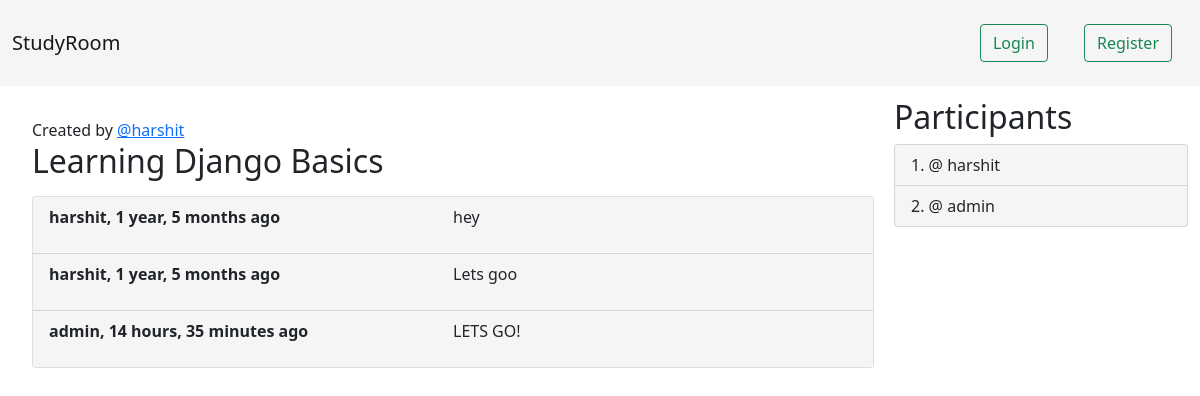
/room/1, run on the app's committed database.
### base/models.py (models this page shows, shortened)
class Room(models.Model):
    host = models.ForeignKey(User, on_delete=models.SET_NULL, null=True)
    topic = models.ForeignKey(Topic, on_delete=models.SET_NULL, null=True)
    name = models.CharField(max_length=200, unique=True)
    description = models.TextField(null=True, blank=True)
    updated_at = models.DateTimeField(auto_now=True)
    created_at = models.DateTimeField(auto_now_add=True)
    participants = models.ManyToManyField(User, related_name='participants')

class Message(models.Model):
    user = models.ForeignKey(User, on_delete=models.CASCADE)
    room = models.ForeignKey(Room, on_delete=models.CASCADE)
    body = models.TextField()
    updated_at = models.DateTimeField(auto_now=True)
    created_at = models.DateTimeField(auto_now_add=True)

### base/views.py (the view, shortened to what this page needs)
# urls.py: path('room/<str:pk>', views.room_view, name="room"),
def room_view(request, pk):
    room = Room.objects.get(id=pk)
    participants = room.participants.all()
    messages = room.message_set.all().order_by('created_at')
    context = {
        'room': room,
        'messages': messages,
        'participants': participants,
        'room_id': room.id
    }
    return render(request, 'base/room.html', context)

### base/templates/base/room.html (shortened to what this page needs)
{% extends 'base.html' %}
{% block content %}
<div class="room-container">
    <div class="message-box">
        <div>
            <span> Created by
                <a href="{% url 'user-profile' room.host.id %}">
                    @{{ room.host }}
                </a>
            </span>
            <h2>{{ room.name }}</h2>
        </div>
        <div class="card">
            <ul class="list-group list-group-flush" id='chat-log'>
                {% for message in messages %}
                <li class="list-group-item">
                    <div class="left">
                        <b>
                            <span>{{ message.user }}, {{ message.created_at|timesince }} ago </span>
                        </b>
                    </div>
                    <p>
                        {{message.body}}
                    </p>
                </li>
                {% endfor %}
            </ul>
        </div>
    </div>
    <div>
        <h2>Participants</h2>
        <ol class="list-group list-group-numbered">
            {% for participant in participants %}
            <li class="list-group-item">@ {{participant.username}}</li>
            {% endfor %}
        </ol>
    </div>
</div>
{% endblock %}

### static/css/style.css (style rules this page uses)
.left { float: left; width: 50%; }
.list-group-item { background-color: whitesmoke; }
.room-container { margin: 12px; display: grid; grid-template-columns: 3fr 1fr; }
.message-box { margin: 20px; }

### data on the page
Room: host "harshit", name "Learning Django Basics"
Message: user "harshit", created_at "1 year, 5 months", body "hey"
Message: user "harshit", created_at "1 year, 5 months", body "Lets goo"
Message: user "admin", created_at "14 hours, 35 minutes", body "LETS GO!"

### other printed values
{{ participant.username }} "harshit"
{{ participant.username }} "admin"
